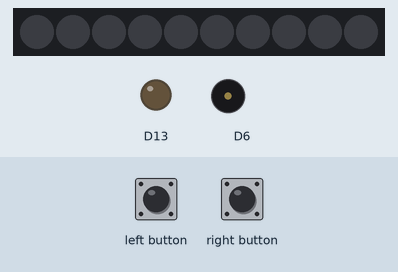
The sketch below on a simulated Adafruit Circuit Playground Express. Parts: 10 RGB LEDs in strip order, left to right, output pins drawn as LEDs (lit = HIGH), buzzer (waves = sounding). Inputs (shaded band) come from the test bench. Dim RGB values are drawn brighter than linear.

Above: at 1.2 s.
1.3 s: right button pressed for 0.15 s
At 1.9 s:
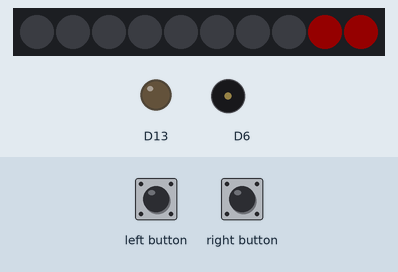
2.9 s: right button pressed for 1 s
At 4.4 s:
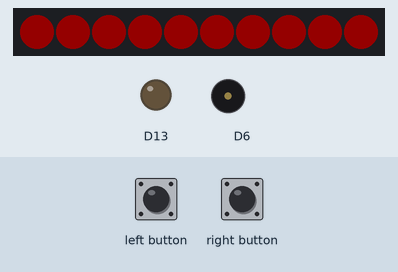
5.4 s: left button pressed for 3.2 s
At 6.79 s:
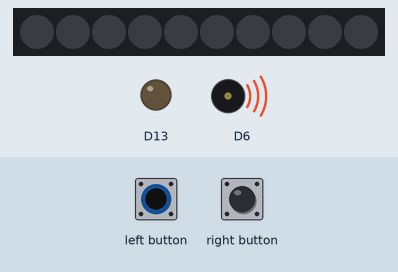
10.1 s: right button pressed for 3.2 s
At 11.48 s:
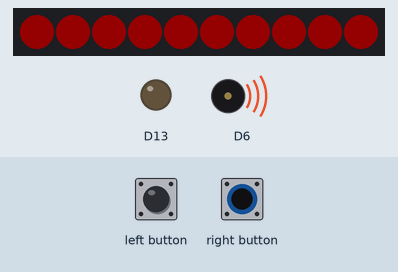
14.8 s: left button pressed for 0.15 s
At 15.8 s:
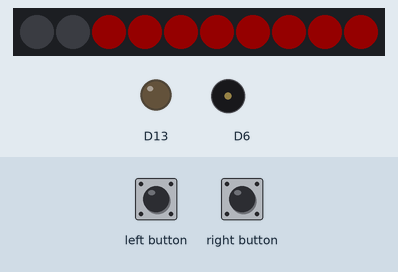
Timing chart, 0 to 17.4 s (numbered marks = the images above; inputs shaded):
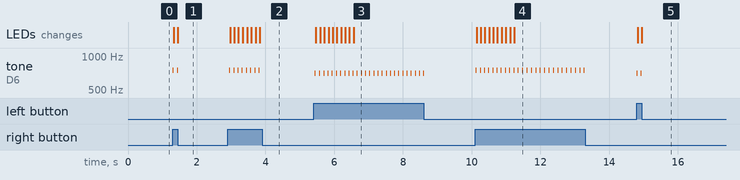

The sketch:

playground-timer.ino
```cpp
#include <Adafruit_CircuitPlayground.h>

bool leftButtonPressed;
bool rightButtonPressed;
bool is_active = false;

int counter = 0;

void setup() {
  CircuitPlayground.begin();
}

void on_second(int counter) {
  CircuitPlayground.clearPixels();

  if(counter > 5400){
    CircuitPlayground.setPixelColor(0, 255,   0,   0);
  }
  if(counter > 4800){
    CircuitPlayground.setPixelColor(1, 255,   0,   0);
  }
  if(counter > 4200){
    CircuitPlayground.setPixelColor(2, 255,   0,   0);
  }
  if(counter > 3600){
    CircuitPlayground.setPixelColor(3, 255,   0,   0);
  }
  if(counter > 3000){
    CircuitPlayground.setPixelColor(4, 255,   0,   0);
  }
  if(counter > 2400){
    CircuitPlayground.setPixelColor(5, 255,   0,   0);
  }
  if(counter > 1800){
    CircuitPlayground.setPixelColor(6, 255,   0,   0);
  }
  if(counter > 1200){
    CircuitPlayground.setPixelColor(7, 255,   0,   0);
  }
  if(counter > 600){
    CircuitPlayground.setPixelColor(8, 255,   0,   0);
  }
  if(counter > 0){
    CircuitPlayground.setPixelColor(9, 255,   0,   0);
  }
}

void loop() {

  leftButtonPressed = CircuitPlayground.leftButton();
  rightButtonPressed = CircuitPlayground.rightButton();

  if(counter == 1 && is_active == true){
    CircuitPlayground.playTone(800, 1000);
    is_active = false;
  }

  if (leftButtonPressed) {
    is_active = true;
    counter = counter - 600;
    CircuitPlayground.playTone(700, 20);
    on_second(counter);
  }
  if (rightButtonPressed) {
    is_active = true;
    counter = counter + 600;
    CircuitPlayground.playTone(750, 20);
    on_second(counter);
  }

  if(counter % 10 == 0){
    on_second(counter);
  }

  counter = counter - 1;

  if(counter < 0){
    counter = 0;
  }
  if(counter > 6000){
    counter = 6000;
  }

  delay(100);
}
```

Measured:
- after the input at 1.3 s, tone on D6: alternates 750 Hz for 0.02 s and silent for 0.10 s, 4 changes in all, then stays silent, starting at once; the LEDs: first change at once (image 1 shows a later state)
- after the input at 2.9 s, tone on D6: alternates 750 Hz for 0.02 s and silent for 0.10 s, 16 changes in all, then stays silent, starting after 0.05 s; the LEDs: first change after 0.07 s (image 2 shows a later state)
- after the input at 5.4 s, tone on D6: alternates 700 Hz for 0.02 s and silent for 0.10 s, 54 changes in all, then stays silent, starting at once; the LEDs: first change after 0.06 s (image 3 shows a later state)
- after the input at 10.1 s, tone on D6: alternates 750 Hz for 0.02 s and silent for 0.11 s, 52 changes in all, then stays silent, starting at once; the LEDs: first change at once (image 4 shows a later state)
- after the input at 14.8 s, tone on D6: alternates 700 Hz for 0.02 s and silent for 0.10 s, 4 changes in all, then stays silent, starting at once; the LEDs: first change at once (image 5 shows a later state)
